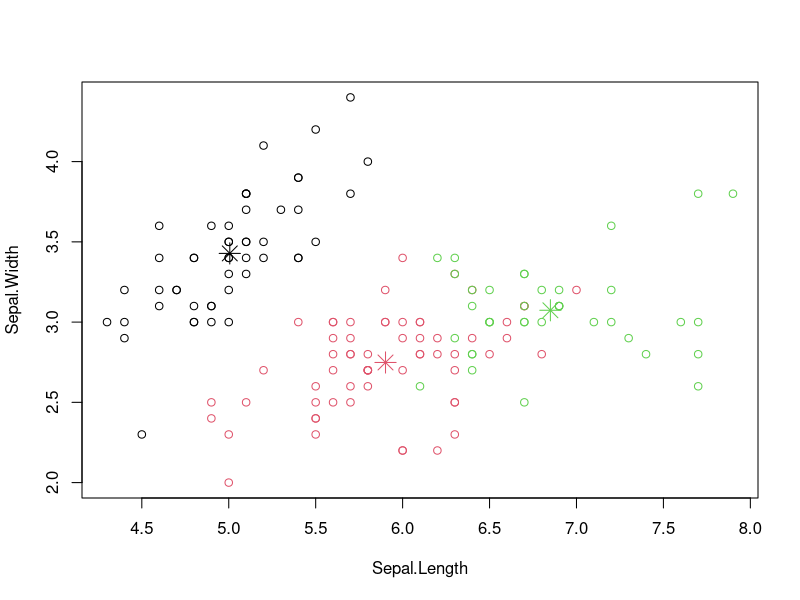

Here is the R script that generated this plot:
newiris <- iris
newiris$Species <- NULL 
(kc <- kmeans(newiris,3)) 
print(kc)
table (iris$Species,kc$cluster)
plot(newiris[c("Sepal.Length","Sepal.Width")],col=kc$cluster) 
points(kc$centers[,c("Sepal.Length","Sepal.Width")],col=1:3,pch=8,cex=2)